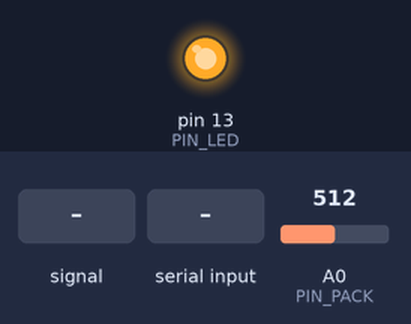
Bench run of a sketch on a simulated Arduino Uno, built with avr-gcc and run on an emulated ATmega328P. On the bench: output pins drawn as LEDs (lit = HIGH). Inputs (shaded band) come from the test bench; at power-on: A0 (PIN_PACK) = 512. What the sketch prints to the serial monitor is not drawn.

Above: at 1.4 s.
1.5 s: A0 (PIN_PACK) fed a 200 Hz sine of ±255 counts around its level
4.5 s: "SELFTEST\n" received over Serial
At 4.63 s:
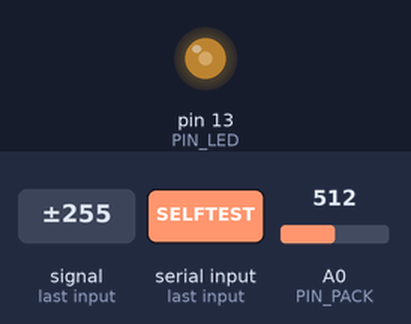
7.5 s: A0 (PIN_PACK) set to 716
At 8.7 s:
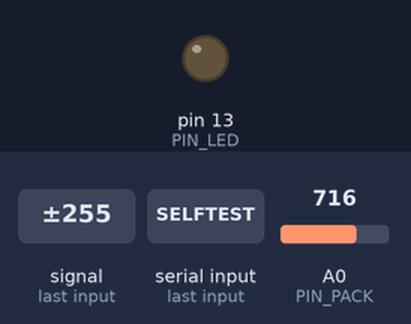
9.0 s: A0 (PIN_PACK) fed a 50 Hz sine of ±306 counts around its level
12.0 s: "CLEAR\n" received over Serial
15.0 s: "90,45\n" received over Serial
Timing chart, 0 to 19.0 s (numbered marks = the images above; inputs shaded):
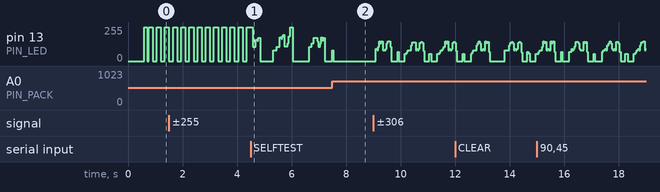

Measured:
- after the input at 7.5 s, pin 13 (PIN_LED): goes on until 7.5 s, then stays 0/255

The sketch:

uno_packguard.ino
```cpp
/* Pack low-voltage cutoff — closes the safety gap found in Appendix BI.
 *
 * WHY THIS EXISTS. docs/BOM.md row 11's board is titled "BMS" but Adeept
 * documents only over-VOLTAGE and short-circuit protection; over-discharge is
 * not listed, and the EVE 25P cells in row 9 are bare. So nothing in the BOM
 * stops the 2S pack being run flat under motor load. Below ~2.5 V/cell lithium
 * takes permanent capacity loss and can grow internal copper shunts that become
 * a fire risk on the NEXT charge. This is the firmware half of Verify item 6.
 *
 * MEASUREMENT
 *   Divider R1=100k (pack+ to A0), R2=12k (A0 to GND), ratio 0.10714.
 *   Reference: INTERNAL 1.1 V band gap, NOT the 5 V rail.
 *   ^ This is the load-bearing choice. The Uno's 5 V comes from the LM2596,
 *     which is the same supply that sags when the pack sags — measuring the
 *     pack against a reference that moves with it gives a meter that lies
 *     exactly when it matters. The band gap is supply-independent.
 *   8.4 V (full) -> 0.900 V -> 837 counts, 18% under the 1.1 V ceiling, which
 *   survives 5% resistor tolerance (worst case 0.984 V). 10.0 mV of pack per
 *   count, against thresholds 400 mV apart.
 *   Divider drain 75 uA = 1.8 mAh/day against a 2500 mAh cell.
 *
 * STATES
 *   OK        >= WARN_MV
 *   WARN      < WARN_MV      — report it, do not cut. Voltage sags under motor
 *                              stall; cutting on a transient makes the car
 *                              undriveable for no safety gain.
 *   CUTOFF    < CUTOFF_MV sustained for CUTOFF_HOLD_MS. **LATCHED.**
 *   FAULT     < FAULT_MV **or > FAULT_HI_MV** — implausible for a connected 2S
 *                          pack either way, so this is a wiring fault, not a
 *                          battery reading.
 *
 * WHY FAULT IS A SEPARATE STATE. A floating A0 does not read zero. If low
 * readings simply meant "cut", an unwired divider would latch cutoff and the car
 * would never drive, with no way to tell that from a genuinely dead pack. A
 * guard that cannot tell "broken" from "triggered" is not a guard. FAULT also
 * inhibits throttle — it is not safe to drive blind — but reports differently
 * so it is diagnosable.
 *
 * WHY THERE IS AN UPPER FAULT BAND, found by testing rather than by design:
 * with nothing wired to A0 the first build of this reported **10248 mV** — the
 * floating pin sits near full scale (1.1 V / 0.10714 = 10.27 V max readable).
 * That is ABOVE a full 2S pack (8.4 V), so it sailed past a low-only fault check
 * and read as a healthy battery: the guard would have allowed throttle with no
 * sensor attached. Anything above 8.8 V means an unwired or miswired divider,
 * the wrong resistors, or a pack that is not 2S. All are faults.
 *
 * WHY THE LATCH NEVER CLEARS ITSELF. With throttle cut, the pack recovers a few
 * hundred mV and would cross back above the threshold, re-enable, sag, and
 * oscillate — cycling the motor on a pack that is already too flat. Clearing
 * requires an explicit `CLEAR` command AND the pack above RECOVER_MV.
 *
 * NOT TESTED ON A REAL PACK. Nothing is ordered; no battery exists. The state
 * machine is verified on the real board by INJECTING voltages over serial
 * (`SIM <mv>`), which exercises every transition. The divider itself, and the
 * ADC's real behaviour, are UNVERIFIED until hardware exists.
 *
 * Serial 115200. Commands: SIM <mv> | REAL | CLEAR | STATUS | SELFTEST
 */
#include <Arduino.h>

const uint8_t  PIN_PACK   = A0;
const uint8_t  PIN_LED    = LED_BUILTIN;

// Divider and reference, as computed above.
const uint32_t R_TOP_OHM  = 100000UL;
const uint32_t R_BOT_OHM  = 12000UL;
const uint32_t VREF_MV    = 1100UL;      // internal band gap, nominal

// Thresholds, in millivolts AT THE PACK. 2S lithium.
const uint16_t WARN_MV    = 6400;        // 3.20 V/cell — report only
const uint16_t CUTOFF_MV  = 6000;        // 3.00 V/cell — cut, latched
const uint16_t RECOVER_MV = 6800;        // 3.40 V/cell — needed to CLEAR
const uint16_t FAULT_MV   = 4000;        // 2.00 V/cell — implausibly LOW; unwired
const uint16_t FAULT_HI_MV = 8800;       // above ANY charged 2S pack (8.4 V max)
                                         // — implausibly HIGH; see header
const uint16_t CUTOFF_HOLD_MS = 500;     // must persist; ignores stall dips

enum PackState { PACK_OK = 0, PACK_WARN = 1, PACK_CUTOFF = 2, PACK_FAULT = 3 };
const char *STATE_NAME[] = { "OK", "WARN", "CUTOFF", "FAULT" };

PackState state = PACK_OK;
bool      latched = false;
uint32_t  belowSince = 0;
bool      simMode = false;
uint16_t  simMv = 7400;

uint16_t readPackMv() {
  if (simMode) return simMv;
  uint32_t acc = 0;
  for (uint8_t i = 0; i < 16; i++) acc += analogRead(PIN_PACK);   // 16x average
  uint32_t counts = acc / 16;
  // counts -> mV at ADC -> mV at pack
  uint32_t adcMv = (counts * VREF_MV) / 1023UL;
  return (uint16_t)((adcMv * (R_TOP_OHM + R_BOT_OHM)) / R_BOT_OHM);
}

// Pure state transition, so SELFTEST exercises exactly the shipping logic.
PackState step(uint16_t mv, uint32_t now) {
  if (mv < FAULT_MV || mv > FAULT_HI_MV) { belowSince = 0; return PACK_FAULT; }
  if (latched) return PACK_CUTOFF;
  if (mv < CUTOFF_MV) {
    if (belowSince == 0) belowSince = now;
    if (now - belowSince >= CUTOFF_HOLD_MS) { latched = true; return PACK_CUTOFF; }
    return PACK_WARN;                    // below cutoff but not yet sustained
  }
  belowSince = 0;
  return (mv < WARN_MV) ? PACK_WARN : PACK_OK;
}

bool throttleInhibited() { return state == PACK_CUTOFF || state == PACK_FAULT; }

void report() {
  Serial.print(F("PACK ")); Serial.print(STATE_NAME[state]);
  Serial.print(F(" mv=")); Serial.print(readPackMv());
  Serial.print(F(" latched=")); Serial.print(latched ? 1 : 0);
  Serial.print(F(" throttle=")); Serial.print(throttleInhibited() ? F("INHIBITED") : F("allowed"));
  Serial.print(F(" mode=")); Serial.println(simMode ? F("SIM") : F("REAL"));
}

/* Drive the real state machine through every transition with injected values.
 * Runs on the board, against the shipping code, with no battery. */
void selftest() {
  uint8_t pass = 0, fail = 0;
  bool savedSim = simMode; uint16_t savedMv = simMv;
  #define CHECK(c, d) do { if (c) pass++; else { fail++; \
      Serial.print(F("  FAIL: ")); Serial.println(F(d)); } } while (0)

  simMode = true;
  latched = false; belowSince = 0;

  CHECK(step(7400, 1000) == PACK_OK,      "7.4V is OK");
  CHECK(step(8400, 1000) == PACK_OK,      "8.4V full is OK");
  CHECK(step(6500, 1000) == PACK_OK,      "just above warn is OK");
  CHECK(step(6300, 1000) == PACK_WARN,    "below warn is WARN");
  CHECK(!latched,                          "WARN must not latch");

  // below cutoff but NOT yet sustained -> WARN, no latch. This is the motor
  // stall dip, and cutting here would be a false trip.
  latched = false; belowSince = 0;
  CHECK(step(5900, 10000) == PACK_WARN,   "brief dip below cutoff is not a cut");
  CHECK(step(5900, 10200) == PACK_WARN,   "still not sustained at 200ms");
  CHECK(!latched,                          "must not latch before hold time");
  CHECK(step(5900, 10500) == PACK_CUTOFF, "sustained 500ms latches CUTOFF");
  CHECK(latched,                           "latch must be set");

  // recovery must NOT be automatic
  CHECK(step(7400, 11000) == PACK_CUTOFF, "recovered voltage must stay latched");
  CHECK(step(8400, 12000) == PACK_CUTOFF, "even a full pack stays latched");

  // a dip that recovers before the hold expires must reset the timer
  latched = false; belowSince = 0;
  step(5900, 20000);
  CHECK(step(7000, 20200) == PACK_OK,     "recovery clears the pending timer");
  CHECK(step(5900, 20400) == PACK_WARN,   "timer restarted, not resumed");
  CHECK(step(5900, 20800) == PACK_WARN,   "400ms since restart is not yet 500");
  CHECK(!latched,                          "must not latch on a restarted timer");

  // FAULT is distinct from CUTOFF and does not latch
  latched = false; belowSince = 0;
  CHECK(step(3000, 30000) == PACK_FAULT,  "implausibly low reads as FAULT");
  CHECK(!latched,                          "FAULT must not set the cutoff latch");
  CHECK(step(0, 30000)    == PACK_FAULT,  "0V is FAULT, not CUTOFF");
  // the case a real board actually produces: floating A0 near full scale
  CHECK(step(10248, 30000) == PACK_FAULT, "floating A0 (10248mV, measured) is FAULT");
  CHECK(step(8900, 30000)  == PACK_FAULT, "above any 2S pack is FAULT");
  CHECK(step(8400, 30000)  == PACK_OK,    "a genuinely full 2S pack is still OK");
  CHECK(step(7400, 30100) == PACK_OK,     "FAULT clears when a sane reading returns");

  // both inhibiting states actually inhibit
  state = PACK_CUTOFF; CHECK(throttleInhibited(),  "CUTOFF inhibits throttle");
  state = PACK_FAULT;  CHECK(throttleInhibited(),  "FAULT inhibits throttle");
  state = PACK_WARN;   CHECK(!throttleInhibited(), "WARN does NOT inhibit");
  state = PACK_OK;     CHECK(!throttleInhibited(), "OK does not inhibit");

  simMode = savedSim; simMv = savedMv; latched = false; belowSince = 0; state = PACK_OK;
  Serial.print(F("SELFTEST ")); Serial.print(fail ? F("FAIL ") : F("PASS "));
  Serial.print(pass); Serial.print('/'); Serial.println(pass + fail);
  #undef CHECK
}

char buf[24];
uint8_t blen = 0;

void handleLine() {
  buf[blen] = 0;
  if (!strncmp(buf, "SIM ", 4))      { simMode = true; simMv = atoi(buf + 4); report(); }
  else if (!strcmp(buf, "REAL"))     { simMode = false; report(); }
  else if (!strcmp(buf, "CLEAR")) {
    uint16_t mv = readPackMv();
    if (mv >= RECOVER_MV) { latched = false; belowSince = 0; state = PACK_OK;
                            Serial.println(F("CLEARED")); }
    else { Serial.print(F("REFUSED: need >= ")); Serial.print(RECOVER_MV);
           Serial.print(F(" mV, have ")); Serial.println(mv); }
  }
  else if (!strcmp(buf, "STATUS"))   report();
  else if (!strcmp(buf, "SELFTEST")) selftest();
  else if (blen)                     Serial.println(F("? SIM <mv>|REAL|CLEAR|STATUS|SELFTEST"));
  blen = 0;
}

void setup() {
  analogReference(INTERNAL);        // 1.1 V band gap — see header
  pinMode(PIN_PACK, INPUT);
  pinMode(PIN_LED, OUTPUT);
  Serial.begin(115200);
  delay(200);
  Serial.println(F("== UNO PACK GUARD =="));
  Serial.print(F("divider 100k/12k  warn=")); Serial.print(WARN_MV);
  Serial.print(F(" cutoff=")); Serial.print(CUTOFF_MV);
  Serial.print(F(" fault<")); Serial.print(FAULT_MV);
  Serial.print(F(" fault>")); Serial.print(FAULT_HI_MV);
  Serial.print(F(" hold=")); Serial.print(CUTOFF_HOLD_MS); Serial.println(F("ms"));
  selftest();
}

uint32_t lastReport = 0;
void loop() {
  while (Serial.available()) {
    char c = Serial.read();
    if (c == '\n' || c == '\r') { if (blen) handleLine(); }
    else if (blen < sizeof(buf) - 1) buf[blen++] = c;
  }
  uint32_t now = millis();
  PackState prev = state;
  state = step(readPackMv(), now);
  if (state != prev) report();

  // CUTOFF/FAULT flash the LED fast; WARN slow; OK steady-off.
  uint16_t period = throttleInhibited() ? 150 : (state == PACK_WARN ? 600 : 0);
  digitalWrite(PIN_LED, period ? ((now / period) & 1) : LOW);

  if (now - lastReport >= 5000) { lastReport = now; report(); }
}
```
